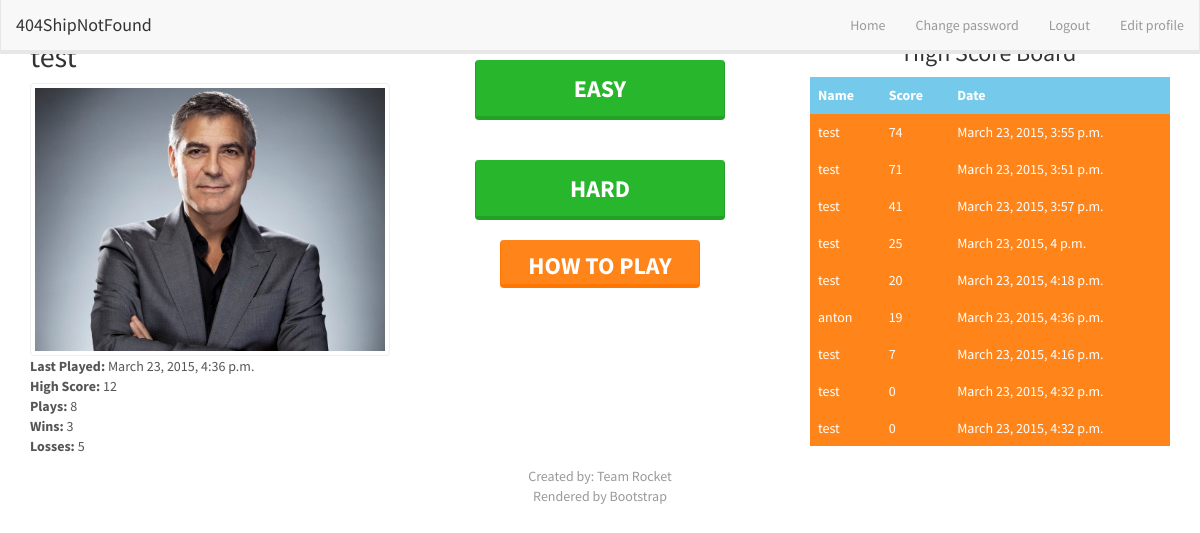
/home/ (signed in), run on an earlier commit of the app's database.
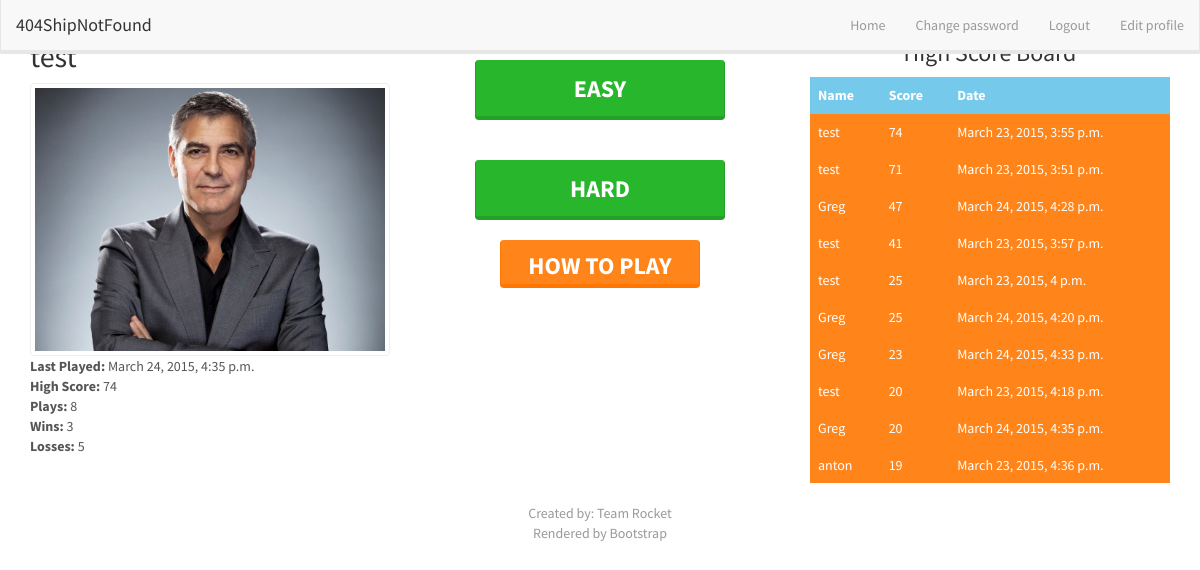
And on a later commit of the database.
### _404shipnotfound/models.py (models this page shows, shortened)
class Game(models.Model):
    user = models.ForeignKey(User)
    score = models.IntegerField(default=0)
    date = models.DateTimeField(auto_now_add=True)
    win = models.BooleanField(default=False)

### _404shipnotfound/views.py (the view)
# urls.py: url(r'^home/', '_404shipnotfound.views.home', name='home'),
def home(request):
    list = Game.objects.order_by('-score')[:10]
    userprofile = " "
    games = 0
    wins = 0
    losses = 0
    high_score = 0
    max_date = Game.objects.latest('date').date
    if request.user.is_authenticated():
        try:
            userprofile = UserProfile.objects.get(user = request.user.id)
            high_score = userprofile.high_score
        except UserProfile.DoesNotExist:
            userprofile = UserProfile.objects.create(user = request.user, high_score = 0, picture = "/static/img/ship.jpg")
            pass
        for game in Game.objects.all():
            if request.user == game.user:
                if game.win == True:
                    wins = wins + 1
                else:
                    losses = losses + 1
                games = games + 1
    return render(request, 'app/home.html', {"games" : list, "profile" : userprofile, "games_played" : games, "wins" : wins, "losses" : losses, "last_played": max_date, "high_score": high_score})

### templates/app/home.html (shortened to what this page needs)
{% extends 'app/base.html' %}
        {% block body_block %}
        <div>
            <br/>
            <div class = "col-md-4" align= "left-side">
                {% if user.is_authenticated %}
                    <h2>{{user.username}}</h2>
                    <img alt = "User's photo" src = "{{profile.picture.url}}" class = "img-thumbnail">
                    <p><b>Last Played:</b> {{ last_played }} <br/>
                        <b> High Score:</b> {{ high_score }} <br/>
                        <b> Plays:</b> {{ games_played }}<br/>
                        <b> Wins:</b> {{ wins }}<br/>
                        <b> Losses:</b> {{ losses }}</p>
                {% else %}
                    <p>Not signed in</p>
                    <input class="btn btn-success" type="button" value="Log In" onClick= "window.location.href='/accounts/login/'">
                    <input class="btn btn-success" type="button" value="Register" onClick="window.location.href='/accounts/register/'">
                {% endif %}
            </div>
            <div class = "col-md-4" align = "center">
                <br> <br/>
                <form>
                    <input class="btn btn-success" type="button" value="Easy" onClick="window.location.href='/play/1'"
                    style="width:250px; !important; height:60px !important; font-size:24px;">
                </form>
                <form>
                <br></br>
                    <input class="btn btn-success" type="button" value="Hard" onClick="window.location.href='/play/2'"
                    style="width:250px; !important; height:60px !important; font-size:24px;">
                </form>
                <br/>
                <form>
                    <input class="btn btn-warning" type="button" value="How to play" onClick="window.location.href='/howToPlay'"
                    style="width:200px; height:48px ; font-size:24px;">
                </form>
            </div>
            <div class= "col-md-4" align = "right-side">
            {% if games %}
                <h3 align = "center">High Score Board</h3>
                <table id = "leaderboard" class="table table-hover">
                    <tr class="info">
                        <th>Name</th>
                        <th>Score</th>
                        <th>Date</th>
                    </tr>
                    {% for game in games %}
                         <tr class="warning">
                            <td>{{ game.user }}</td>
                            <td>{{ game.score }}</td>
                            <td>{{ game.date }}</td>
                        </tr>
                    {% endfor %}
                </table>
            </div>
            {% endif %}
        </div>
{% endblock %}

What changed in the data, as far as the page shows it:
no longer on this page (row unchanged): Game: user "test", score "7", date "March 23, 2015, 4:16 p.m."
no longer on this page (row unchanged): Game: user "test", score "0", date "March 23, 2015, 4:32 p.m."
no longer on this page (row unchanged): Game: user "test", score "0", date "March 23, 2015, 4:32 p.m."
added Game: date "March 24, 2015, 4:35 p.m.", user "Greg", score "20"
added Game: user "Greg", score "47", date "March 24, 2015, 4:28 p.m."
added Game: user "Greg", score "25", date "March 24, 2015, 4:20 p.m."
added Game: user "Greg", score "23", date "March 24, 2015, 4:33 p.m."
Also different on the page:
{{ high_score }}: "12" → "74"
{{ last_played }}: "March 23, 2015, 4:36 p.m." → "March 24, 2015, 4:35 p.m."
